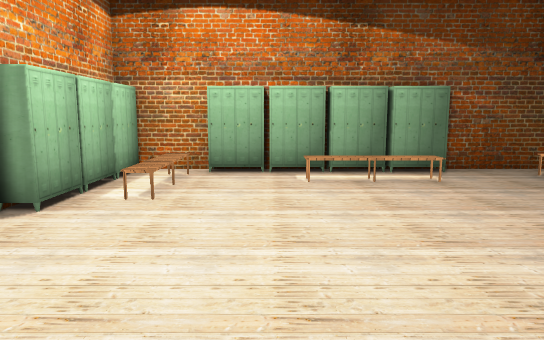
View 1 (above)

12 first-person views from a walk through a scene from a Unity 3-D project. The camera is 1.4 m above the floor, tilts 8° down and sees 70° across. The floor is counted in squares, 1 m on a side. Each view is taken from the middle of a square. On the plan, view 1 faces up. The plan holds only what a view shows up to about 16 squares ahead; the rest is blank. The player character is not drawn. Some surface patterns are stand-ins.

View 2
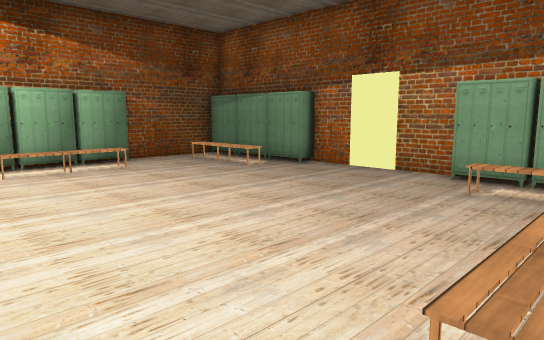

View 3
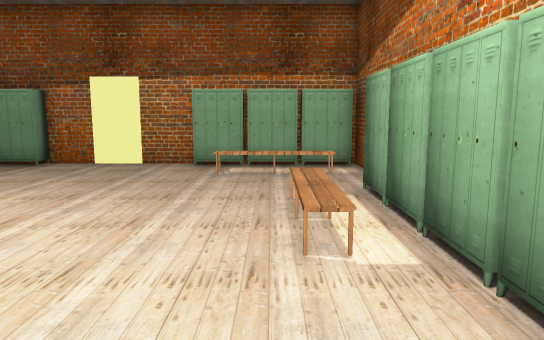

View 4
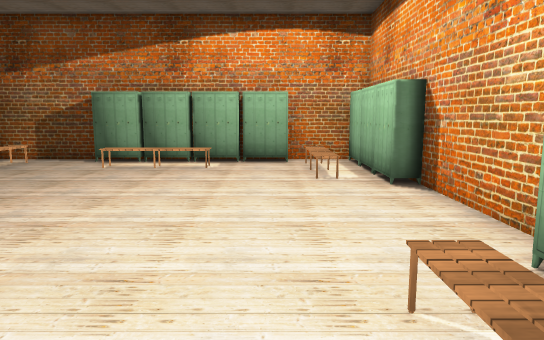

View 5
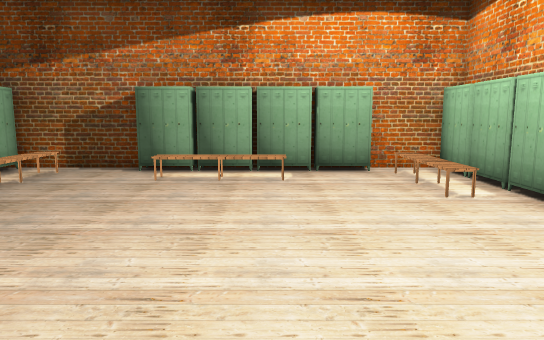

View 6
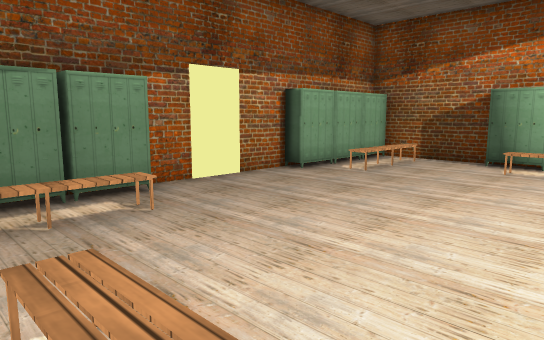

View 7
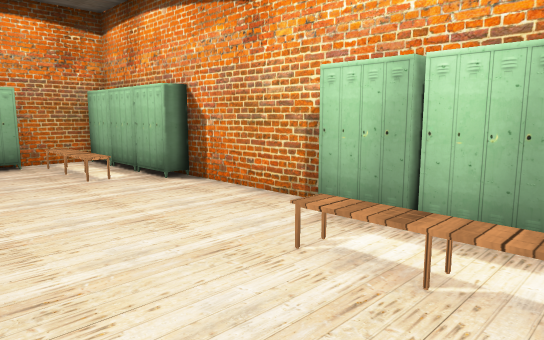

View 8
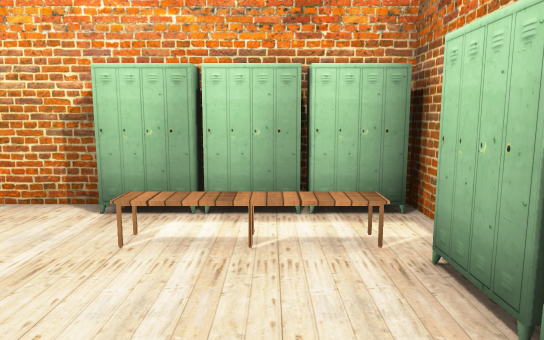

View 9
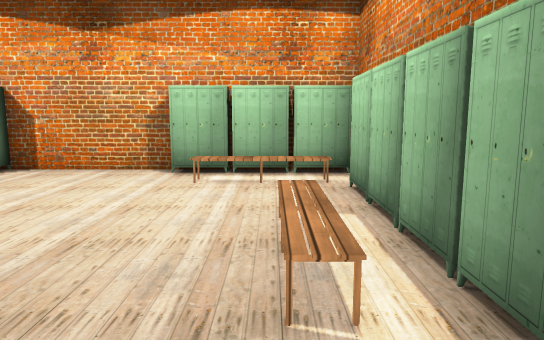

View 10
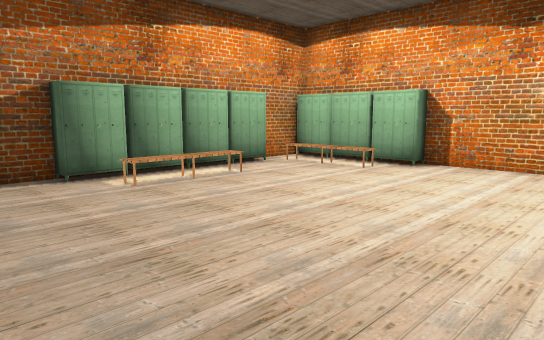

View 11
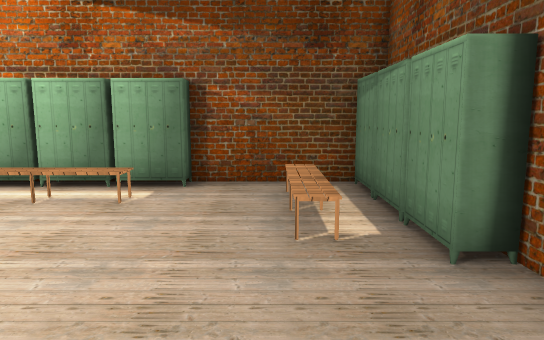

View 12
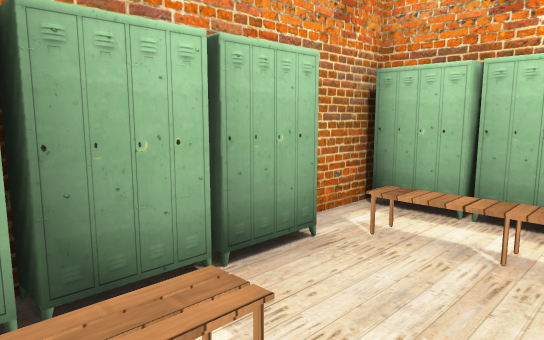

### Floor plan
Key: @ floor where view 1 was taken; # wall or solid block; . floor; / step, stairs or slope; L locker.
Columns run from 4 left of view 1 to 8 right of it. Each row starts with its distance up from view 1.
 10 ###L#LL#L####
  9 L./.........L
  8 L./.........L
  7 #./.........L
  6 L...........L
  5 #...........#
  4 #...........#
  3 #...........#
  2 #...........#
  1 L...........L
  0 #./.@.......L
 -1 L./.........L
 -2 L./.........L
 -3 #..LLLLLL...L
 -4 #############

Positions as (right, up) in squares from view 1, and headings:
1: (0, 0), facing up
2: (-1, -2), facing up-right
3: (-3, -1), facing right
4: (-1, 9), facing down
5: (1, 7), facing down
6: (1, 9), facing down-right
7: (1, 9), facing down-left
8: (2, 8), facing left
9: (6, 8), facing left
10: (7, 6), facing down-left
11: (6, 2), facing up
12: (2, 0), facing down-left
